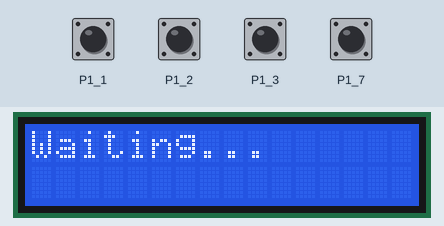
A sketch run on a simulated TI MSP430 LaunchPad. On the bench: 16×2 character LCD. The inputs (shaded band) are chosen by the test bench; at power-on: P1_1–3, P1_7 HIGH.

Above: at 1.2 s.
1.3 s: P1_1 pulled LOW for 0.15 s
At 2.6 s:
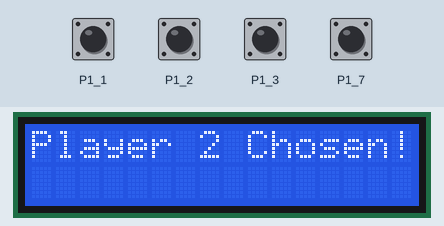
2.9 s: P1_3 pulled LOW for 0.15 s
At 4.1 s:
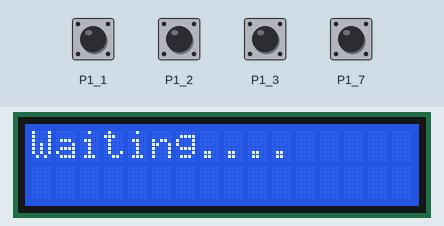
4.5 s: P1_2 pulled LOW for 0.15 s
At 5.2 s:
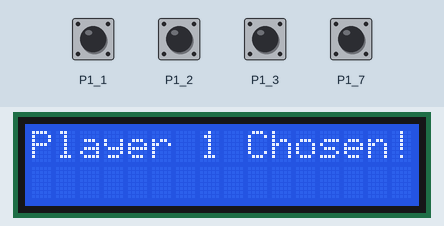
6.1 s: P1_3 pulled LOW for 1 s
At 7.7 s:
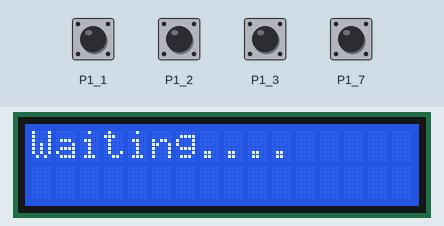
8.6 s: P1_7 pulled LOW for 0.15 s
At 9.6 s:
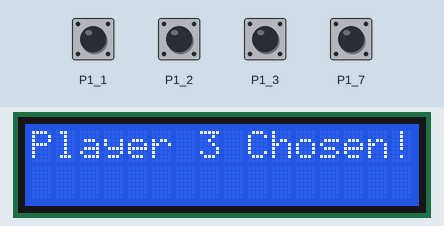
Timing chart, 0 to 11.2 s (numbered marks = the images above; inputs shaded):
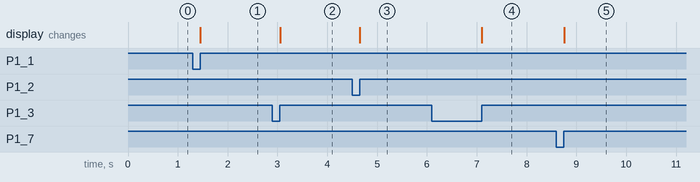

The sketch:

JEP.ino
```cpp
#include <LiquidCrystal.h> //include the library for the lcd display

// define the pins
LiquidCrystal lcd(P2_0, P2_1, P2_2, P2_3, P2_4, P2_5);
int endGame = 0;
void setup()
{
  //define the ports for the push buttons
  pinMode(P1_1, INPUT_PULLUP);
  pinMode(P1_2, INPUT_PULLUP);
  pinMode(P1_7, INPUT_PULLUP);
  pinMode(P1_3, INPUT_PULLUP);

  //define columns and rows for lcs
  lcd.begin(16, 2);

  //attach intterupt to buttons
  attachInterrupt(P1_1, p2, RISING);
  attachInterrupt(P1_2, p1, RISING);
  attachInterrupt(P1_7, p3, RISING);
  attachInterrupt(P1_3, reset, RISING); //reset button

  //set the cursor to the top right
  lcd.setCursor(0, 0);
  lcd.print("Waiting...");

}

void loop()
{


}
void p1()
{
  if(endGame ==0 )
  {
    //print that player 1 won
     lcd.setCursor(0, 0);
     lcd.print("Player 1 Chosen!");

     //nobody else can answer
     endGame = 1;
  }

}

//same only for player 2
void p2()
{
  if(endGame == 0)
  {
     lcd.setCursor(0, 0);
     lcd.print("Player 2 Chosen!");
     endGame = 1;
  }
}

//same only for player 3
void p3()
{
  if(endGame == 0)
  {
     lcd.setCursor(0, 0);
     lcd.print("Player 3 Chosen!");
     endGame = 1;
  }
}

//reset the game
void reset()
{
  //If someone won
  if(endGame == 1)
  {
     lcd.clear(); //clear the screen
     lcd.setCursor(0, 0); //reset the display to waiting...
     lcd.print("Waiting....");

     //reset inputs
     endGame = 0;

  }
}
```

Measured:
- after the input at 1.3 s, the display: changes after 0.15 s (image 1)
- after the input at 2.9 s, the display: changes after 0.15 s (image 2)
- after the input at 4.5 s, the display: changes after 0.15 s (image 3)
- after the input at 6.1 s, the display: changes after 1.0 s (image 4)
- after the input at 8.6 s, the display: changes after 0.15 s (image 5)
